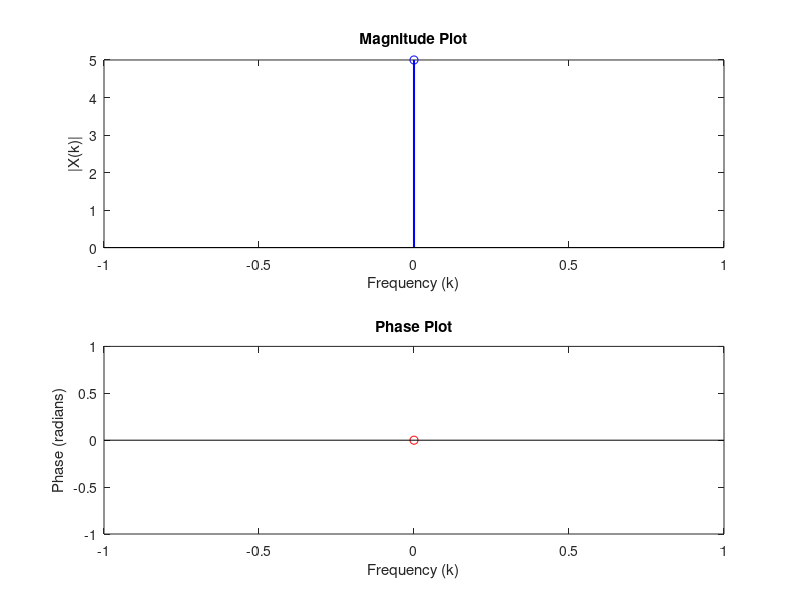

Recreate this plot in MATLAB. (Note: this script raises an error after producing the figure.)
% Brute force approach to compute N-point DFT
clc;
close all;
clear all;
% Define the input sequence x
x = input('Enter the sequence : '); % Replace this with your input sequence

% Length of the input sequence
N = length(x);

% Initialize DFT output vector
X = zeros(1, N);

% Compute DFT using the formula
for k = 0:N-1
    X(k+1) = 0; % Initialize the real part of X(k)
    for n = 0:N-1
        X(k+1) = X(k+1) + x(n+1) * exp(-1i * 2 * pi * k * n / N);
    end
end

% Magnitude and Phase plots
figure;

% Magnitude plot
subplot(2, 1, 1);
stem(0:N-1, abs(X), 'b', 'LineWidth', 1.5);
title('Magnitude Plot'); 
xlabel('Frequency (k)');
ylabel('|X(k)|');

% Phase plot
subplot(2, 1, 2);
stem(0:N-1, angle(X), 'r', 'LineWidth', 1.5);
title('Phase Plot');
xlabel('Frequency (k)');
ylabel('Phase (radians)');

% Adjust subplot layout
sgtitle('Magnitude and Phase Plots');

% Display the result
disp('Input sequence:');
disp(x);
disp('DFT result:');
disp(X);



